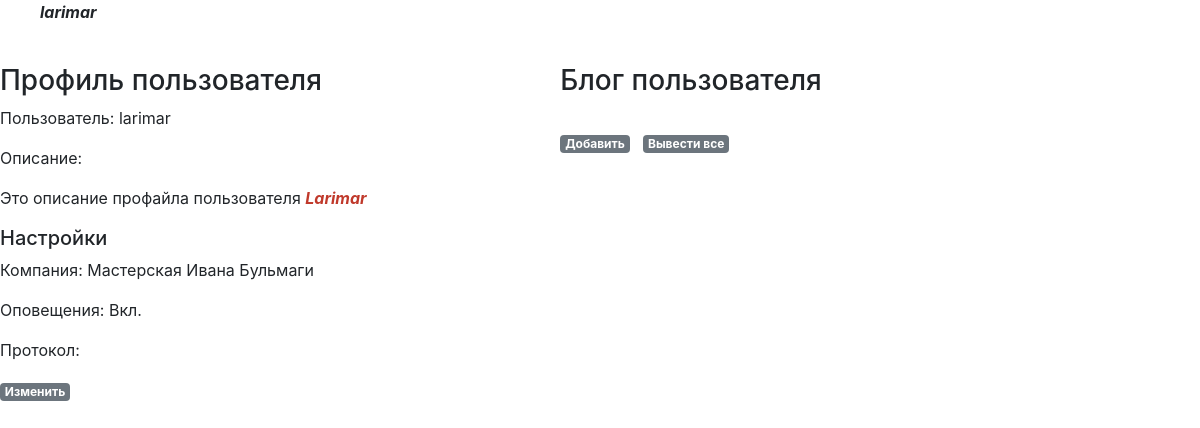
/profile0/ (signed in), run on an earlier commit of the app's database.
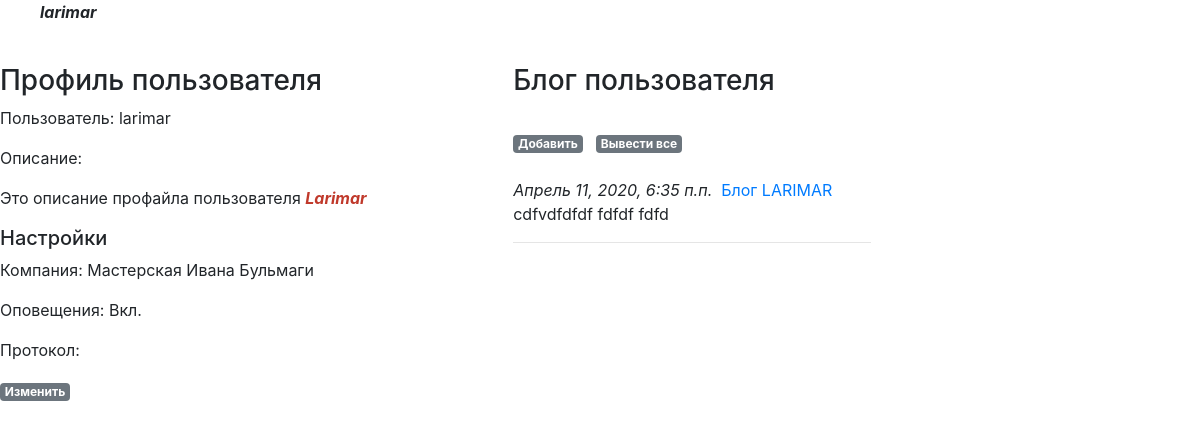
And on a later commit of the database.
### accounts/models.py (models this page shows, shortened)
class UserProfile(models.Model):
    user = models.OneToOneField('auth.User', on_delete=models.CASCADE, related_name='result_user_profile', verbose_name="Пользователь")
    company = models.ForeignKey('companies.Company', blank=True, null=True, on_delete=models.CASCADE, related_name='result_company_profile', verbose_name="Организация")
    is_notify = models.BooleanField("Оповещать", default=True)
    protocoltype = models.ForeignKey('main.Dict_ProtocolType', blank=True, null=True, on_delete=models.CASCADE, related_name='result_protocol_type', verbose_name="Протокол оповещения")
    description = RichTextUploadingField("Описание", blank=True, null=True)
    is_active = models.BooleanField("Активность", default=True)
    class Meta:
        verbose_name = 'Профиль Пользователя'
        verbose_name_plural = 'Профили Пользователей'

### companies/models.py (models this page shows, shortened)
class Company(MPTTModel):
    name = models.CharField("Наименование", max_length=64)
    description = RichTextUploadingField("Описание")
    parent = TreeForeignKey('self', null=True, blank=True, limit_choices_to={'is_active':True}, on_delete=models.CASCADE, related_name='company_children', verbose_name="Головная организация")
    structure_type = models.ForeignKey('Dict_CompanyStructureType', limit_choices_to={'is_active':True}, on_delete=models.CASCADE, related_name='company_structure_type', verbose_name="Тип в оргструктуре")
    type = models.ForeignKey('Dict_CompanyType', limit_choices_to={'is_active':True}, on_delete=models.CASCADE, related_name='company_type', verbose_name="Тип")
    datecreate = models.DateTimeField("Создана", auto_now_add=True)
    author = models.ForeignKey('auth.User', on_delete=models.CASCADE, verbose_name="Автор")
    is_active = models.BooleanField("Активность", default=True)
    class MPTTMeta:
        order_insertion_by = ['name']
    class Meta:
        verbose_name = 'Организация'
        verbose_name_plural = 'Организации'

class Content(models.Model):
    name = models.CharField("Заголовок", max_length=1024)
    announcement = models.TextField("Анонс", max_length=10240, blank=True, null=True)
    description = RichTextUploadingField("Текст", blank=True, null=True)
    datebegin = models.DateTimeField("Начало")
    dateend = models.DateTimeField("Окончание")
    is_ontop = models.BooleanField("Всегда наверху", default=False)
    type = models.ForeignKey('Dict_ContentType', limit_choices_to={'is_active':True}, on_delete=models.CASCADE, related_name='content_type', verbose_name="Тип")
    company = models.ManyToManyField('Company', related_name='content_companies', verbose_name="Организации")
    datecreate = models.DateTimeField("Создан", auto_now_add=True)
    author = models.ForeignKey('auth.User', on_delete=models.CASCADE, verbose_name="Автор")
    is_forprofile = models.BooleanField("Только для профиля", default=False)
    is_private = models.BooleanField("Приватно", default=False)
    is_active = models.BooleanField("Активность", default=True)
    class Meta:
        ordering = ('-is_ontop','-id')
        verbose_name = 'Контент'
        verbose_name_plural = 'Контент'

### accounts/views.py (the view)
# urls.py: path('profile0/', views.UserProfileDetail, name='userprofile_detail0'),
def UserProfileDetail(request, userid=0, param=''):
    companies_id = request.session['_auth_user_companies_id']
    if userid == 0:
       userid = request.user.id
       if param == 'all':
          content_list = Content.objects.filter(author_id=userid, is_forprofile=True).annotate(cnt=Count('id'))
       else:
          content_list = Content.objects.filter(author_id=userid, is_active=True, datebegin__lte=datetime.now(), dateend__gte=datetime.now(), is_forprofile=True).annotate(cnt=Count('id'))
    else:
       content_list = Content.objects.filter(author_id=userid, is_active=True, datebegin__lte=datetime.now(), dateend__gte=datetime.now(), is_forprofile=True, is_private=False).annotate(cnt=Count('id'))
    user_profile = UserProfile.objects.get(user=userid, is_active=True) #.company_id
    button_userprofile_update = 'Изменить'
    prompt_is_notify = 'Вкл.'
    if user_profile.is_notify == False:
       prompt_is_notify = 'Выкл.'
    return render(request, 'userprofile_detail.html', {
                                                       'user_profile': user_profile,
                                                       'button_userprofile_update': button_userprofile_update,
                                                       'content_list': content_list,
                                                       'user_companies': companies_id,
                                                       'prompt_is_notify': prompt_is_notify
                                                       })

### templates/userprofile_detail.html (shortened to what this page needs)
{% extends 'base.html' %}
{% block profile %}
<div class="d-table">
   <div class="d-tr">
      <div class="d-td-text">
         <h3>Профиль пользователя</h3>
         <p>Пользователь: {{ user_profile.user.username }}</p>
         <p>Описание: {% autoescape off %}{{ user_profile.description }}{% endautoescape %}</p>
         {% if user_profile.user.id == user.id %}
            <h5>Настройки</h5>
            <p>Компания: {{ user_profile.company.name }}</p>
            <p>Оповещения: {{ prompt_is_notify }} </p>
            <p>Протокол: {{ user_profile.protocoltype.name }}</p>
            <div class="comment-entry">
               <a href="{% url 'my_account:userprofile_update' user_profile.pk %}" class="top-menu"><span
                     class="badge badge-secondary">{{ button_userprofile_update }}</span></a>
            </div>
         {% endif %}
      </div>
      <div class="d-td-text">
         <h3>Блог пользователя</h3>
            {% if user_profile.user.id == user.id %}
               <br />
               <div style="float: left;" class="content-entry"><a href="{% url 'my_company:content_create' %}"
                    class="top-menu"><span class="badge badge-secondary">Добавить</span></a>
               </div>
               <div style="float: left;" class="content-entry">&nbsp;&nbsp;&nbsp;</div>
               <div style="float: left;" class="content-entry"><a href="{% url 'my_account:userprofile_detail' 0 'all' %}"
                  class="top-menu"><span class="badge badge-secondary">Вывести все</span></a>
               </div>
               <br /><br />
            {% endif %}
            <div class="d-table">
               {% for content in content_list %}
                  <div class="d-tr">
                     <div class="d-td-text">
                        <em>{{ content.datecreate }}</em>&nbsp;
                        <a href="{% url 'my_company:content_detail' content.pk %}">{{ content.name }}</a>
                        <br />
                        {% if content.announcement %}
                           {{ content.announcement }}
                        {% else %}
                           {% autoescape off %}{{ content.description }}{% endautoescape %}
                        {% endif %}
                     </div>
                  </div>
                  <hr>
                  <br />
               {% endfor %}
            </div>
      </div>
   </div>
</div>
{% endblock profile %}

### templates/base.html (shortened to what this page needs)
<!DOCTYPE html>
<html lang="en">
    <head>
        {% load static %}
        <link rel="stylesheet" href="{% static 'css/base.css' %}">
        <link rel="stylesheet" href="{% static 'css/bootstrap.min.css' %}">
        <link rel="stylesheet" href="{% static 'css/hint.css' %}">
        <link rel="stylesheet" href="https://stackpath.bootstrapcdn.com/bootstrap/4.4.1/css/bootstrap.min.css">
        {% block head %}
            {% if user.is_authenticated %}
               <ul>{% load menubuilder %}{% menu main_menu %}
                      <span align="right"><b><i>{{ user.username }}</i></b></span>
               </ul>
            {% else %}
               <ul>{% load menubuilder %}{% menu logout_menu %}
            {% endif %}
        {% endblock %}
    </head>
    <body>
        <br />
        <section id=content>
            {% block profile %}
            {% endblock %}
        </section>
    </body>
</html>

### static/css/base.css (style rules this page uses)
body { font-family: 'Source Sans Pro', sans-serif; font-size: 18px; }
.comment-entry { margin-bottom: 2rem; }
* { box-sizing: border-box; }
.d-table { display: table; width: 80%; border-collapse: collapse; }
.d-tr { display: table-row; }
.d-td-text { display: table-cell; border: none; vertical-align: top; }

What changed in the data, as far as the page shows it:
added Content: datecreate "Апрель 11, 2020, 6:35 п.п.", name "Блог LARIMAR", announcement "cdfvdfdfdf fdfdf fdfd"
